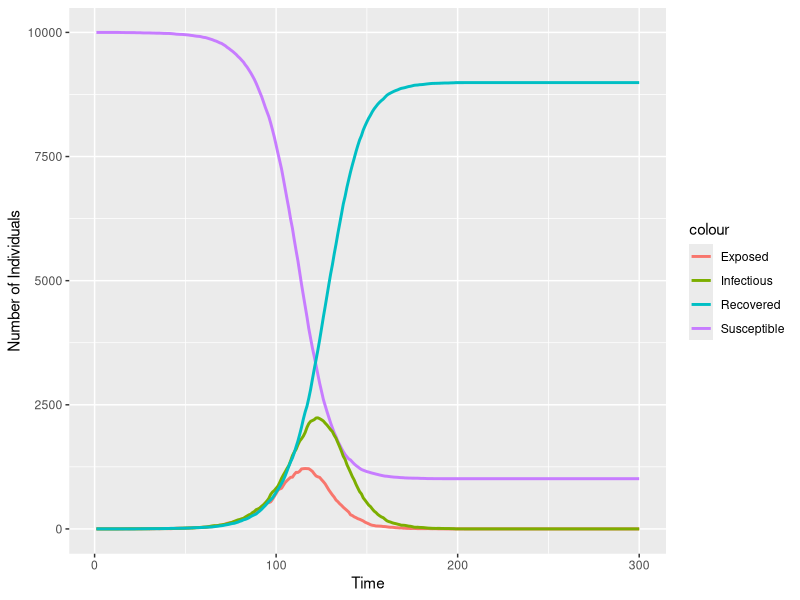

This chart was generated by the following R code:
library(ggplot2)


#' @param k     The shape parameter of the Erlang distribution.
#' @param gamma The rate parameter of the Erlang distribution.
#' @return      A vector containing all p_i values, for i = 1 : n.
compute_erlang_discrete_prob <- function(k, gamma) {
    n_bin <- 0
    factorials <- 1    ## 0! = 1
    for (i in 1 : k) {
        factorials[i + 1] <- factorials[i] * i    ## factorial[i + 1] = i!
    }

    one_sub_cummulative_probs <- NULL
    cummulative_prob <- 0
    while (cummulative_prob <= 0.99) {
        n_bin <- n_bin + 1

        one_sub_cummulative_probs[n_bin] <- 0
        for ( j in 0 : (k - 1) ) {
            one_sub_cummulative_probs[n_bin] <-
                one_sub_cummulative_probs[n_bin]  +
                (
                    exp( -n_bin * gamma )
                    * ( (n_bin * gamma) ^ j )
                    / factorials[j + 1]    ## factorials[j + 1] = j!
                )
        }
        cummulative_prob <- 1 - one_sub_cummulative_probs[n_bin]
    }
    one_sub_cummulative_probs <- c(1, one_sub_cummulative_probs)

    density_prob <-
        head(one_sub_cummulative_probs, -1) - tail(one_sub_cummulative_probs, -1)
    density_prob <- density_prob / cummulative_prob

    return(density_prob)
}

#' @param initial_state A vector that contains 4 numbers corresponding to the
#'                      initial values of the 4 classes: S, E, I, and R.
#' @param parameters    A vector that contains 5 numbers corresponding to the
#'                      following parameters: the shape and the rate parameters
#'                      of the Erlang distribution that will be used to
#'                      calculate the transition rates between the E components
#'                      (i.e. k[E] and gamma[E]), the shape and the rate parameters
#'                      of the Erlang distribution that will be used to
#'                      calculate the transition rates between the I components
#'                      (i.e. k[I] and gamma[I]), and the base transmission rate
#'                      (i.e. beta).
#' @param max_time      The length of the simulation.
#' @return A data frame containing the values of S, E, I, and R over time
#'         (from 1 to max_time).
seir_simulation <- function(initial_state, parameters, max_time) {
    names(initial_state) <- c("S", "E", "I", "R")
    names(parameters) <- c( "erlang_shape_for_E", "erlang_rate_for_E",
                            "erlang_shape_for_I", "erlang_rate_for_I",
                            "base_transmission_rate" )

    population_size <- sum(initial_state)
    sim_data <- data.frame( time = c(1 : max_time),
                            S = NA, E = NA, I = NA, R = NA )
    sim_data[1, 2:5] <- initial_state

    ## Initialise a matrix to store the states of the exposed sub-blocks over time.
    exposed_block_adm_rates <- compute_erlang_discrete_prob(
        k = parameters["erlang_shape_for_E"],
        gamma = parameters["erlang_rate_for_E"]
    )
    n_exposed_blocks <- length(exposed_block_adm_rates)
    exposed_blocks <- matrix( data = 0, nrow = max_time,
                              ncol = n_exposed_blocks )
    exposed_blocks[1, n_exposed_blocks] <- sim_data$E[1]

    ## Initialise a matrix to store the states of the infectious sub-blocks over time.
    infectious_block_adm_rates <- compute_erlang_discrete_prob(
        k = parameters["erlang_shape_for_I"],
        gamma = parameters["erlang_rate_for_I"]
    )
    n_infectious_blocks <- length(infectious_block_adm_rates)
    infectious_blocks <- matrix( data = 0, nrow = max_time,
                                 ncol = n_infectious_blocks )
    infectious_blocks[1, n_infectious_blocks] <- sim_data$I[1]

    ## Run the simulation from time t = 2 to t = max_time
    for (time in 2 : max_time) {
        transmission_rate <-
            parameters["base_transmission_rate"] * sim_data$I[time - 1] /
            population_size
        exposure_prob <- 1 - exp(-transmission_rate)

        new_exposed <- rbinom(1, sim_data$S[time - 1], exposure_prob)
        new_infectious <- exposed_blocks[time - 1, 1]
        new_recovered  <- infectious_blocks[time - 1, 1]
        
        if (new_exposed > 0) {
            exposed_blocks[time, ] <- t(
                rmultinom(1, size = new_exposed,
                          prob = exposed_block_adm_rates)
            )
        }
        exposed_blocks[time, ] <-
            exposed_blocks[time, ] +
            c( exposed_blocks[time - 1, 2 : n_exposed_blocks], 0 )

        if (new_infectious > 0) {
            infectious_blocks[time, ] <- t(
                rmultinom(1, size = new_infectious,
                          prob = infectious_block_adm_rates)
            )
        }
        infectious_blocks[time, ] <-
            infectious_blocks[time, ] +
            c( infectious_blocks[time - 1, 2 : n_infectious_blocks], 0 )

        sim_data$S[time] <- sim_data$S[time - 1] - new_exposed
        sim_data$E[time] <- sum(exposed_blocks[time, ])
        sim_data$I[time] <- sum(infectious_blocks[time, ])
        sim_data$R[time] <- sim_data$R[time - 1] + new_recovered
    }

    return(sim_data)
}

sim <- seir_simulation( initial_state = c(S = 9999, E = 1, I = 0, R = 0),
                        parameters = c(5, 1, 10, 1, 0.25),
                        max_time = 300 )

# Plot
ggplot(sim, aes(time)) + 
    geom_line(aes(y = S, colour = "Susceptible"), lwd = 1) + 
    geom_line(aes(y = E, colour = "Exposed"), lwd = 1) +
    geom_line(aes(y = I, colour = "Infectious"), lwd = 1) +
    geom_line(aes(y = R, colour = "Recovered"), lwd = 1) +
    xlab("Time") + ylab("Number of Individuals")

set.seed(12345)
test_sim <- seir_simulation( initial_state = c(S = 9999, E = 1, I = 0, R = 0),
                        parameters = c(5, 1, 10, 1, 0.25),
                        max_time = 100 )
test_result <- as.matrix( tail(test_sim, 3) )

correct_result <- matrix( c( 98, 7384, 794, 1015, 807,
                             99, 7184, 864, 1068, 884,
                            100, 6986, 920, 1144, 950), nrow = 3, byrow = T )

n_correct_cells <- sum(correct_result == test_result)

cat("\n--------------------\n")
if (n_correct_cells == 15) {
    cat("    Test PASSED\n")
} else {
    cat("    Test FAILED\n")
}
cat("--------------------\n\n")
